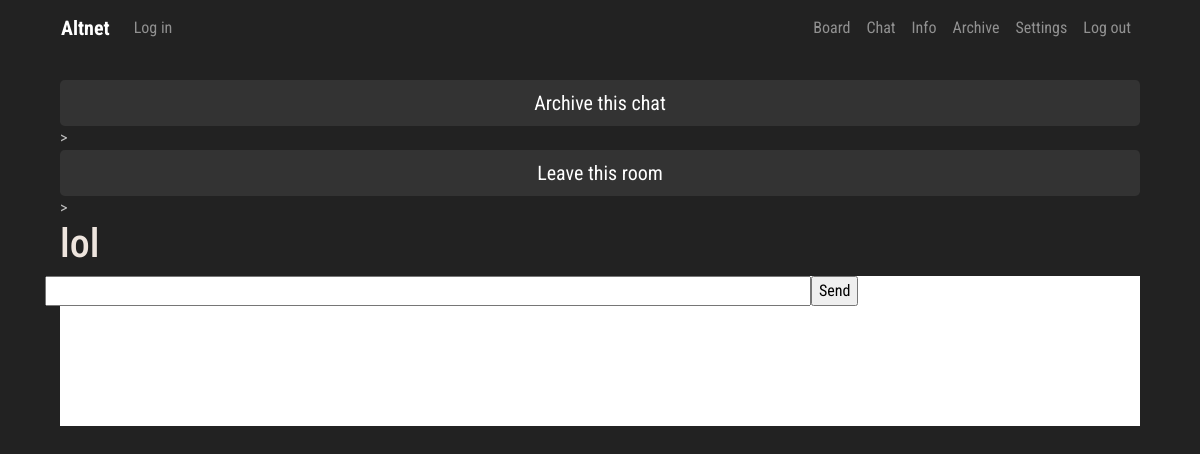
Page /chat/6/ on the earlier database version.
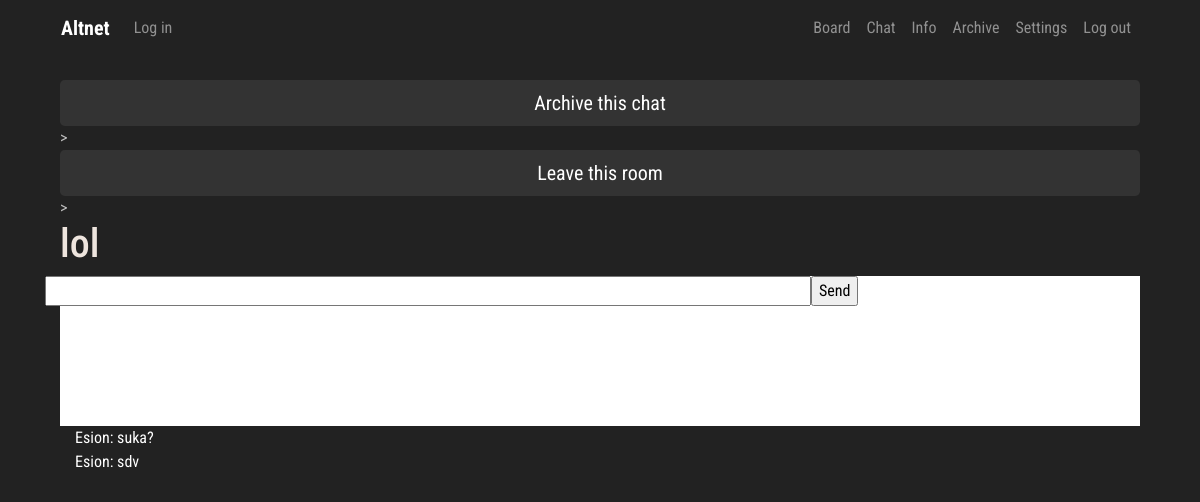
Same page on the later database version.
### chat/models.py (models this page shows, shortened)
class Message(models.Model):
    message_author = models.CharField('Message author', max_length=150, blank=False, null=False)
    message_room = models.ForeignKey(Room, on_delete=models.CASCADE)
    message_text = models.TextField(blank=False, null=False, max_length=1000)
    message_media = models.ImageField(upload_to=user_chat_directory_path, blank=True, null=True)
    pub_date = models.DateTimeField('Date published', auto_now=True)

### chat/views.py (the view)
# urls.py: path('<str:room_id>/', views.room, name='room'),
def room(request, room_id):
    chat_form = SendMessage()
    loc = UI
    headers = Headers
    errors = Errors
    board_ = Board
    thread = locThread
    template = loader.get_template('room.html')
    categories = Categories
    if request.user.is_authenticated:
        username = request.user.username
        loc_option = Hikka.objects.get(user=request.user.id).language_code
        authorised = True
    else:
        username = anonymous_validator(request)
        loc_option = 0
        authorised = False
    messages = Message.objects.filter(message_room__id=room_id).order_by('-pub_date')
    room_name = Room.objects.get(id=room_id).name
    if request.method == 'POST':
        if 'arch' in request.POST:
            make_chat_copy(room_id, room_name)
        elif 'leave' in request.POST:
            return HttpResponseRedirect(reverse('Chat:chat'))
    context = {
        'UI': loc,
        'headers': headers,
        'errors': errors,
        'lang': loc_option,
        'board': board_,
        'locThread': thread,
        'categories': categories,
        'room_name': room_name,
        'messages': messages,
        'chat_form': chat_form,
        'username': username,
        'room_id': room_id,
        'authorised': authorised,
    }
    return HttpResponse(template.render(context, request))

### chat/forms.py
class SendMessage(forms.ModelForm):
    message_text = forms.CharField(label='Message Text', max_length=1000)
    class Meta:
        model = Message
        fields = ('message_text', )

### board/templatetags/loc_extra.py (called while the page is built)
@register.filter
def return_item(l, i):
    try:
        return l[i]
    except:
        return None

### board/views.py (called while the page is built)
def random_name():
    noun = ['Apple', 'Grape', 'Hero', 'Nickel', 'Zinc', 'Rock', 'Paper', 'Joker', 'Beat', 'Aug', 'Runner', 'Miracle']
    adjective = ['Shitty', 'Slippy', 'Explosive', 'Luminous', 'Advanced', 'Creative', 'Burning', 'Sweaty', 'Leet',
                 'Apex', 'Funny', 'Raging']
    tag = ['1', '2', '3', '4', '5', '6', '7', '8', '9', '0']
    randomized_tag = choices(tag, k=4)
    return ''.join(adjective[randint(0, len(adjective)-1)]) + '-' + ''.join(noun[randint(0, len(noun)-1)]) + '#' + \
           ''.join(randomized_tag)

### chat/templates/room.html (shortened to what this page needs)
{% extends 'chat_hat.html' %}
{% block content %}
{% load loc_extra %}
{% load static %}
</head>
<body>
 <form method="POST" enctype="multipart/form-data">
        <button class="btn btn-dark btn-lg btn-block" type="submit" name="arch">Archive this chat</button>><br>
     </form>
 <form method="POST" enctype="multipart/form-data">
        <button class="btn btn-dark btn-lg btn-block" type="submit" name="leave">Leave this room</button>><br>
     </form>
  <div class="trds">
  <main class="contentd" role="main">
  <header>
 <h1 data-text="{{ room_name }}">{{ room_name }}</h1></header></main></div>
<div style="background-color:#fff; width:100%; height:100%">
<div class="row">
<div class="col-">
    <input id="chat-message-input" name="message_text" type="text" size="100"><br>
</div>
<div class="col-">
    <input id="chat-message-submit" name="chat-message-submit" type="submit" value="Send">
</div>
</div>
</div>
  <div class="col-lg-12 col-sm-12 col-md-12">
    <div id="chat-log" class="chat-log" cols="120" rows="20" style="color:#fff; background-color:#222222; border:none">
        {% for message in messages %}
        {{ message.message_text }} <br />
        {% endfor %}
    </div><br>
</div>
</body>
{% endblock %}

Differences in the rows shown:
added Message: message_text "Esion: suka?"
added Message: message_text "Esion: sdv"
